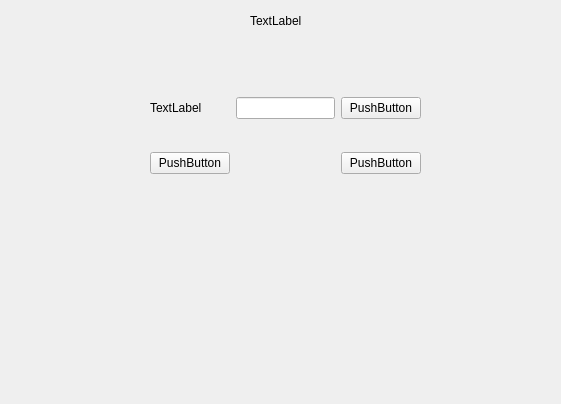
<?xml version="1.0" encoding="UTF-8"?>
<ui version="4.0">
 <class>Form</class>
 <widget class="QWidget" name="Form">
  <property name="geometry">
   <rect>
    <x>0</x>
    <y>0</y>
    <width>561</width>
    <height>404</height>
   </rect>
  </property>
  <property name="windowTitle">
   <string>Form</string>
  </property>
  <widget class="QLabel" name="label">
   <property name="geometry">
    <rect>
     <x>250</x>
     <y>10</y>
     <width>53</width>
     <height>22</height>
    </rect>
   </property>
   <property name="text">
    <string>TextLabel</string>
   </property>
  </widget>
  <widget class="QWidget" name="gridLayoutWidget">
   <property name="geometry">
    <rect>
     <x>150</x>
     <y>70</y>
     <width>271</width>
     <height>131</height>
    </rect>
   </property>
   <layout class="QGridLayout" name="gridLayout">
    <item row="0" column="1">
     <widget class="QLineEdit" name="lineEdit"/>
    </item>
    <item row="0" column="0">
     <widget class="QLabel" name="label_2">
      <property name="text">
       <string>TextLabel</string>
      </property>
     </widget>
    </item>
    <item row="1" column="0">
     <widget class="QPushButton" name="pushButton_2">
      <property name="text">
       <string>PushButton</string>
      </property>
     </widget>
    </item>
    <item row="0" column="2">
     <widget class="QPushButton" name="pushButton_3">
      <property name="text">
       <string>PushButton</string>
      </property>
     </widget>
    </item>
    <item row="1" column="2">
     <widget class="QPushButton" name="pushButton">
      <property name="text">
       <string>PushButton</string>
      </property>
     </widget>
    </item>
   </layout>
  </widget>
 </widget>
 <resources/>
 <connections/>
</ui>
